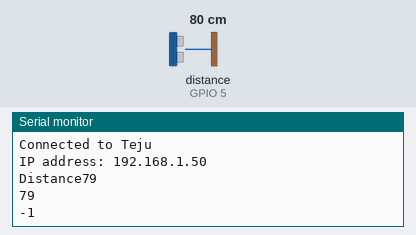
A sketch run on a simulated ESP8266 (NodeMCU). Parts: the last lines printed to the serial monitor. Wiring (inferred from the names in the program): ultrasonic range finder: trigger GPIO 4; echo GPIO 5. The inputs (shaded band) are chosen by the test bench; at power-on: distance to the obstacle (sensor on GPIO 5) 80 cm. The echo pulse lasts 58.3 µs per cm; WiFi joins after 1.5 s; servers stay silent unless stated.

Above: at 2.9 s.
3.0 s: distance to the obstacle (sensor on GPIO 5) set to 2 cm
At 4.47 s:
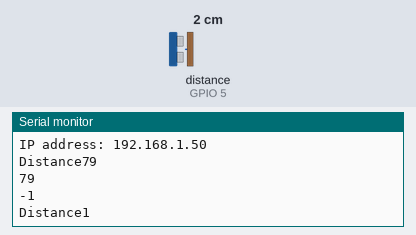
6.3 s: distance to the obstacle (sensor on GPIO 5) set to 4 cm
At 8.2 s:
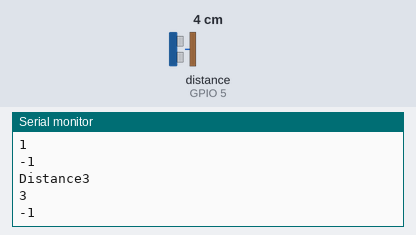
Timing chart, 0 to 9.7 s (numbered marks = the images above; inputs shaded):
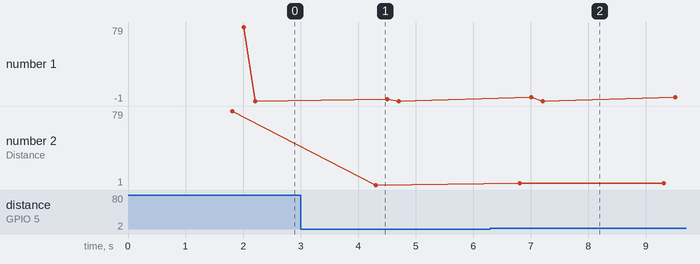

The sketch:

ultrasonic_html.ino
```cpp
#include <ESP8266WiFi.h>
#include <WiFiClient.h>
#include <ESP8266WiFiMulti.h>
#include <ESP8266WebServer.h>
#include <ESP8266HTTPClient.h>


WiFiClient wificlient;
ESP8266WiFiMulti wifiMulti;

#define trig 4
#define echo 5
long duration;
int distance;

HTTPClient http;    //Declare object of class HTTPClient

String  Link1, Link2, c, payload1, payload2, getData, getData2;
int httpCode1, httpCode2,a=11;
int t1,h1;


void setup() {
  pinMode(trig,OUTPUT);
  pinMode(echo,INPUT);

  Serial.begin(9600);

  WiFi.mode(WIFI_STA);        //This line hides the viewing of ESP as wifi hotspot
  //wifiMulti.addAP("Kiran89192", "8892@Kiran");
  //wifiMulti.addAP("kmrkrmd", "kmrkkmrk");
  //wifiMulti.addAP("oneplus", "r12345678");
  //wifiMulti.addAP("Redmi 9A", "12345678");
  //wifiMulti.addAP("EnthuTech_New", "3T5_20z1_1234");
    wifiMulti.addAP("Teju", "12345678");


  Serial.print("Connecting");  // Wait for connection
  while (wifiMulti.run() != WL_CONNECTED) {
    delay(500);
    Serial.print(".");
  }

  //If connection successful show IP address in serial monitor
  Serial.println("");
  Serial.print("Connected to ");
  Serial.println(WiFi.SSID());
  Serial.print("IP address: ");
  Serial.println(WiFi.localIP());


  delay(200);
}


void loop()
{
 delay(100);
 digitalWrite(trig,LOW);
 delayMicroseconds(10);
 digitalWrite(trig,HIGH);
 delayMicroseconds(2);
 digitalWrite(trig,LOW);
 duration=pulseIn(echo,HIGH);
 distance=duration*0.034/2;
 Serial.print("Distance");
 Serial.println(distance);
 delay(200);
  getData= String(distance);//+ "/" +String(h1);
  Serial.println(getData);
  Link2 =" http://192.168.184.158:5000/add/"+getData; // http://192.168.184.158:5000
  http.begin(wificlient,Link2);
  httpCode1 = http.GET();
  payload1 = http.getString();
  Serial.println(httpCode1);
  Serial.println(payload1);
  delay(2000);


}
```

Measured:
- after the input at 3.0 s, the serial monitor: prints a new line after 1.3 s (image 1)
- after the input at 6.3 s, the serial monitor: prints a new line after 0.51 s (image 2)
- plotted number 2: 79 → 1 after the input at 3.0 s, 1 → 3 after the input at 6.3 s
